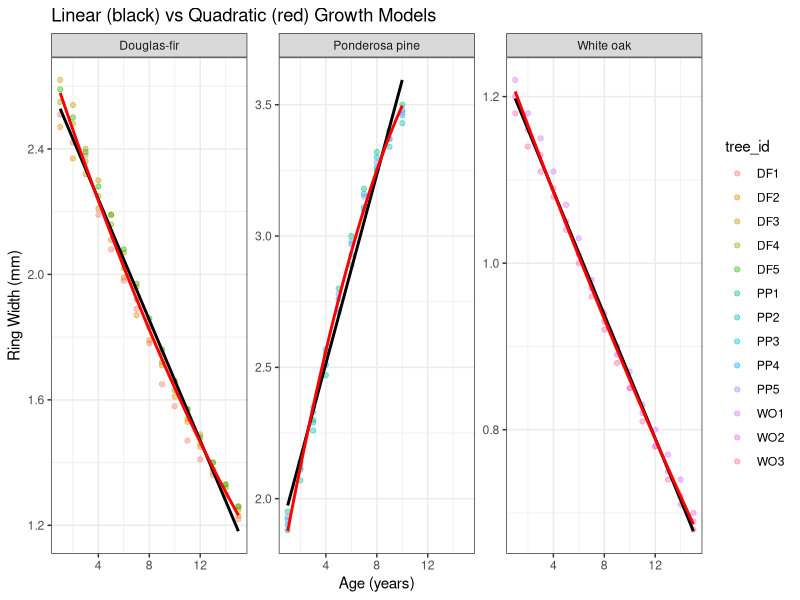

Write the R code that produced this figure.
## ---- chunk 1
knitr::opts_chunk$set(echo = TRUE, message = FALSE, warning = FALSE)
library(tidyverse)
## ---- chunk 2
# load the tree ring data
tree_data <- read_csv("tree_ring_data.csv")

# glimpse at the structure
glimpse(tree_data)
## ---- chunk 3
# split data by species
species_list <- split(tree_data, tree_data$species)

# fit linear and quadratic models for each species
model_results <- lapply(species_list, function(df) {
  linear_mod <- lm(ring_width ~ age, data = df)
  quad_mod   <- lm(ring_width ~ poly(age, 2), data = df)
  
  tibble(
    species = unique(df$species),
    linear_AIC = AIC(linear_mod),
    quad_AIC = AIC(quad_mod)
  )
})

model_summary <- bind_rows(model_results)
model_summary
## ---- chunk 4
model_summary |> 
  mutate(better_model = if_else(quad_AIC < linear_AIC, "Quadratic", "Linear"))
## ---- chunk 5
tree_data |> 
  ggplot(aes(x = age, y = ring_width, color = tree_id)) +
  geom_point(alpha = 0.4) +
  geom_smooth(method = "lm", se = FALSE, color = "black") +
  geom_smooth(method = "lm", formula = y ~ poly(x, 2), se = FALSE, color = "red") +
  facet_wrap(~ species, scales = "free_y") +
  labs(
    title = "Linear (black) vs Quadratic (red) Growth Models",
    x = "Age (years)",
    y = "Ring Width (mm)"
  ) +
  theme_bw()
## ---- chunk 6
model_summary |> 
  mutate(better_model = if_else(quad_AIC < linear_AIC, "Quadratic", "Linear"))
